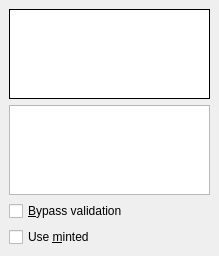
<ui version="4.0">
 <class>ListingsSettingsUi</class>
 <widget class="QWidget" name="ListingsSettingsUi">
  <property name="geometry">
   <rect>
    <x>0</x>
    <y>0</y>
    <width>219</width>
    <height>256</height>
   </rect>
  </property>
  <property name="windowTitle">
   <string/>
  </property>
  <layout class="QGridLayout">
   <property name="margin">
    <number>9</number>
   </property>
   <property name="spacing">
    <number>6</number>
   </property>
   <item row="5" column="0">
    <spacer>
     <property name="orientation">
      <enum>Qt::Vertical</enum>
     </property>
     <property name="sizeType">
      <enum>QSizePolicy::Expanding</enum>
     </property>
     <property name="sizeHint" stdset="0">
      <size>
       <width>201</width>
       <height>21</height>
      </size>
     </property>
    </spacer>
   </item>
   <item row="1" column="0">
    <widget class="QTextEdit" name="listingsED">
     <property name="sizePolicy">
      <sizepolicy hsizetype="Expanding" vsizetype="Preferred">
       <horstretch>0</horstretch>
       <verstretch>0</verstretch>
      </sizepolicy>
     </property>
     <property name="toolTip">
      <string>Input here the listings parameters</string>
     </property>
    </widget>
   </item>
   <item row="0" column="0">
    <widget class="QTextBrowser" name="listingsTB">
     <property name="sizePolicy">
      <sizepolicy hsizetype="Expanding" vsizetype="Preferred">
       <horstretch>0</horstretch>
       <verstretch>0</verstretch>
      </sizepolicy>
     </property>
     <property name="acceptDrops">
      <bool>false</bool>
     </property>
     <property name="toolTip">
      <string>Feedback window</string>
     </property>
     <property name="frameShape">
      <enum>QFrame::Box</enum>
     </property>
     <property name="frameShadow">
      <enum>QFrame::Plain</enum>
     </property>
     <property name="acceptRichText">
      <bool>false</bool>
     </property>
    </widget>
   </item>
   <item row="3" column="0">
    <widget class="QCheckBox" name="mintedCB">
     <property name="toolTip">
      <string>Use the minted package instead of the listings one</string>
     </property>
     <property name="text">
      <string>Use &amp;minted</string>
     </property>
    </widget>
   </item>
   <item row="2" column="0">
    <widget class="QCheckBox" name="bypassCB">
     <property name="toolTip">
      <string>Check it to enter parameters that are not recognizable by LyX</string>
     </property>
     <property name="text">
      <string>&amp;Bypass validation</string>
     </property>
    </widget>
   </item>
  </layout>
 </widget>
 <includes>
  <include location="local">qt_i18n.h</include>
 </includes>
 <resources/>
 <connections/>
</ui>
